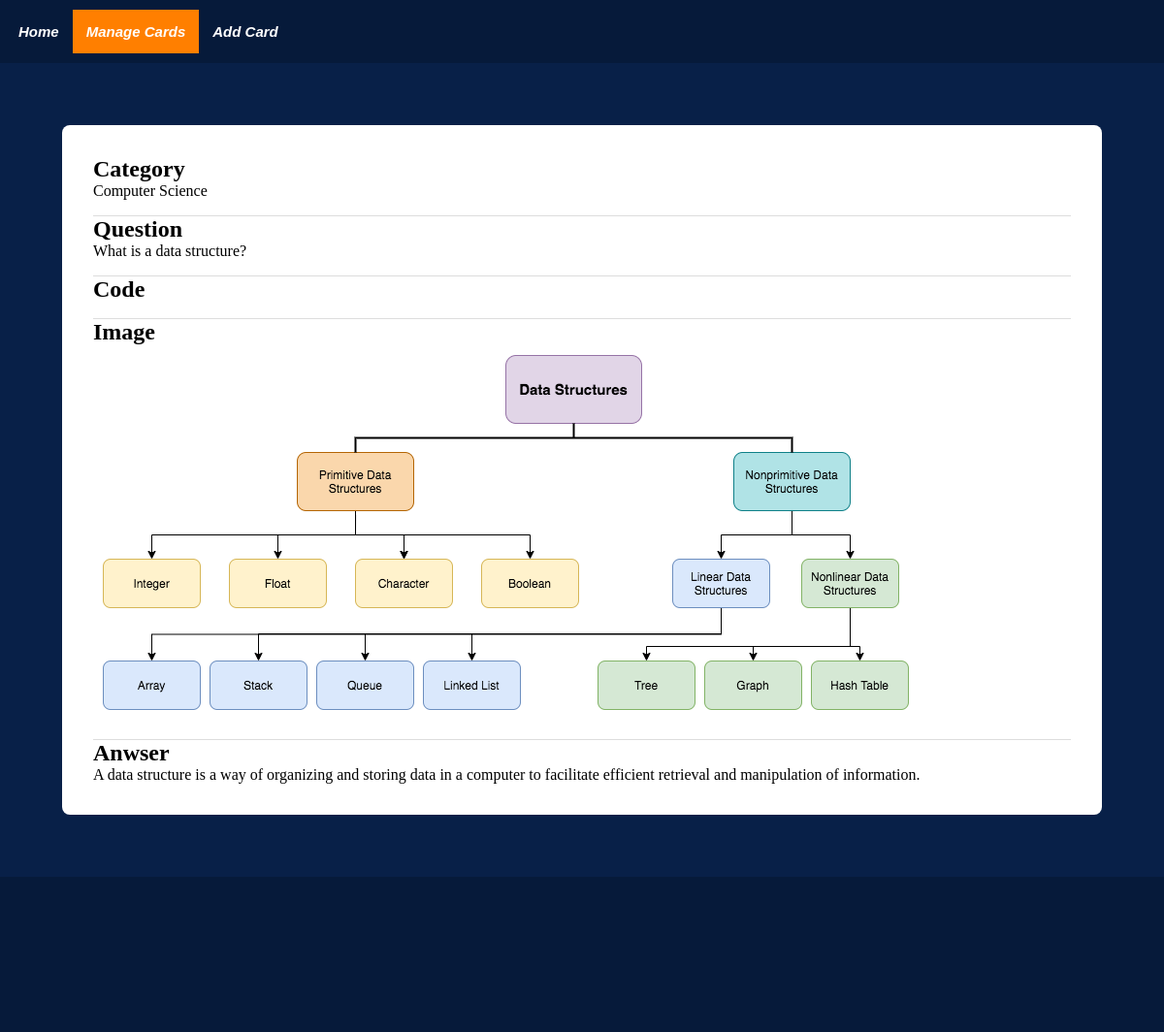
Page /view_flashcard/1 on the committed database.
### tables this page shows
CREATE TABLE Flashcards(
              key INTEGER PRIMARY KEY AUTOINCREMENT,
              category TEXT NOT NULL,
              question TEXT NOT NULL,
              code TEXT,
              image_path TEXT,
              answer TEXT NOT NULL
    );

### app.py (the view)
@app.route("/view_flashcard/<key>")
def view_flashcard_route(key):
    data = database.view_card(key=key)
    return render_template('view_flashcard.html', nav_id="manage-page", data=data)

### templates/view_flashcard.html (shortened to what this page needs)
{% extends "base.html" %}
{% block content %}
<div class="flashcard-content">
    <div class="flashcard-content-inner">
        <h2>Category</h2>
        <p>{{ data['category'] | escape }}</p>
    </div>
    <div class="flashcard-content-inner">
        <h2>Question</h2>
        <p>{{ data['question'] | escape }}</p>
    </div>
    <div class="flashcard-content-inner">
        <h2>Code</h2>
    </div>
    <div class="flashcard-content-inner">
        <h2>Image</h2>
        <img class="card-image" src="{{ url_for('static', filename='images/' + data['image_path']) }}" alt="{{ data['image_path'] }}">
    </div>
    <div class="flashcard-content-inner">
        <h2>Anwser</h2>
        <p>{{ data['answer'] | escape }}</p>
    </div>
</div>
{% endblock %}

### static/css/base.css (style rules this page uses)
* { padding: 0; margin: 0; box-sizing: border-box; }
body { background-color: #082048; font-family: 'Times New Roman', Times, serif; width: 100%; position: relative; display: flex; flex-direction: column; min-height: 100vh; }
.card-image { border-radius: 4px; height: fit-content; width: auto; max-height: 100%; max-width: 100%; }
.flashcard-content { background-color: #FFFFFF; margin: 0 4rem 4rem 4rem; padding: 1rem; border-radius: 8px; }
.flashcard-content-inner { margin: 1rem; border-top: 1px solid #ddd;; }
.flashcard-content-inner:first-child { border-top: none; }

### rows in the picture
Flashcards: category "Computer Science", question "What is a data structure?", image_path (picture), answer "A data structure is a way of organizing and storing data in a computer to facilitate efficient retrieval and manipulation of information."
